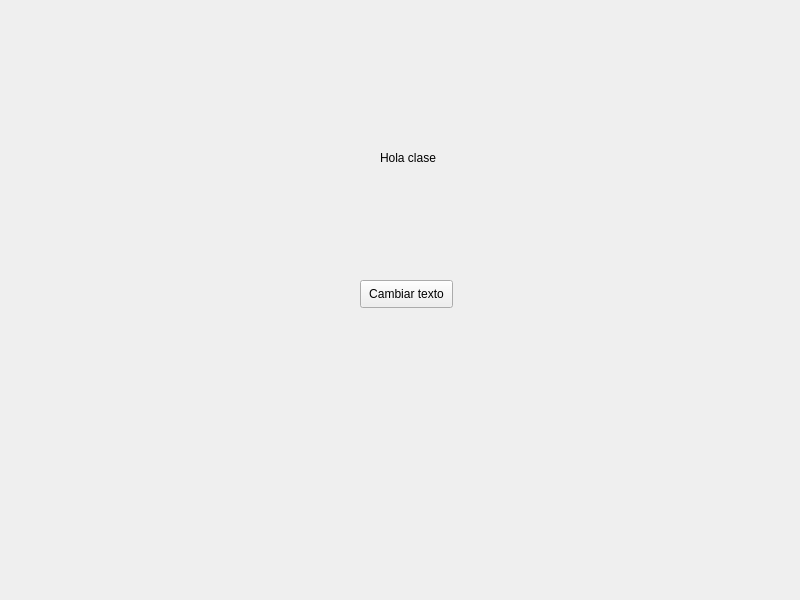
<?xml version="1.0" encoding="UTF-8"?>
<ui version="4.0">
 <class>MainWindow</class>
 <widget class="QMainWindow" name="MainWindow">
  <property name="geometry">
   <rect>
    <x>0</x>
    <y>0</y>
    <width>800</width>
    <height>600</height>
   </rect>
  </property>
  <property name="windowTitle">
   <string>MainWindow</string>
  </property>
  <widget class="QWidget" name="centralwidget">
   <widget class="QPushButton" name="pushButton">
    <property name="geometry">
     <rect>
      <x>360</x>
      <y>280</y>
      <width>93</width>
      <height>28</height>
     </rect>
    </property>
    <property name="text">
     <string>Cambiar texto</string>
    </property>
   </widget>
   <widget class="QLabel" name="label">
    <property name="geometry">
     <rect>
      <x>380</x>
      <y>150</y>
      <width>81</width>
      <height>16</height>
     </rect>
    </property>
    <property name="text">
     <string>Hola clase</string>
    </property>
   </widget>
  </widget>
 </widget>
 <resources/>
 <connections/>
</ui>
